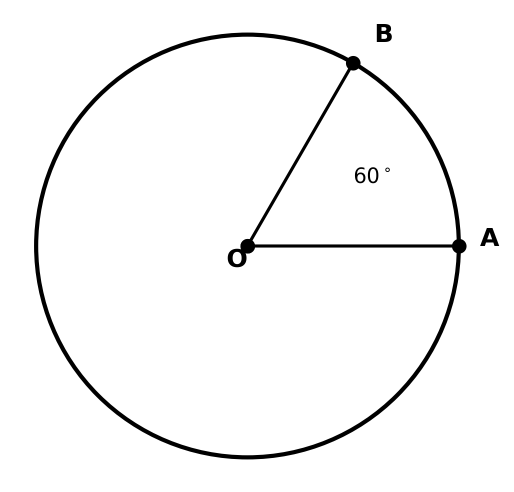
#> input picture sat_images/math_m1_q20_circle.png, 1028 x 984 px (shown at 1/2 size)
$ python -i image_utils.py   (imports and definitions only)
#> lines starting #> are read from the running program, lines starting #| are printed output that depends on the picture
import sys
from io import BytesIO
from PIL import Image
from django.core.files.uploadedfile import InMemoryUploadedFile

def compress_image(image_field, max_width=800, quality=80):
    """
    Compresses and resizes an image to WebP format.
    Args:
        image_field: The ImageField file object.
        max_width: Maximum width in pixels.
        quality: Compression quality (1-100).
    Returns:
        InMemoryUploadedFile: The compressed image file.
    """
#> called with image_field = '../sat_images/math_m1_q20_circle.png', max_width = 800, quality = 80
    if not image_field:
        return None

    # Open the image using Pillow
    img = Image.open(image_field)
#> img is the input picture: PIL image 1028x984 RGBA; mean R, G, B, A 247.1, 247.1, 247.1, 255

    # Convert to RGB (required for WebP/JPEG if original is RGBA/P)
    if img.mode in ('RGBA', 'P'):
        img = img.convert('RGB')
#> img: PIL image 1028x984 RGB

    # Resize if width > max_width
    if img.width > max_width:
        ratio = max_width / float(img.width)
#> ratio = 0.778
        new_height = int(float(img.height) * ratio)
#> new_height = 765
        img = img.resize((max_width, new_height), Image.Resampling.LANCZOS)
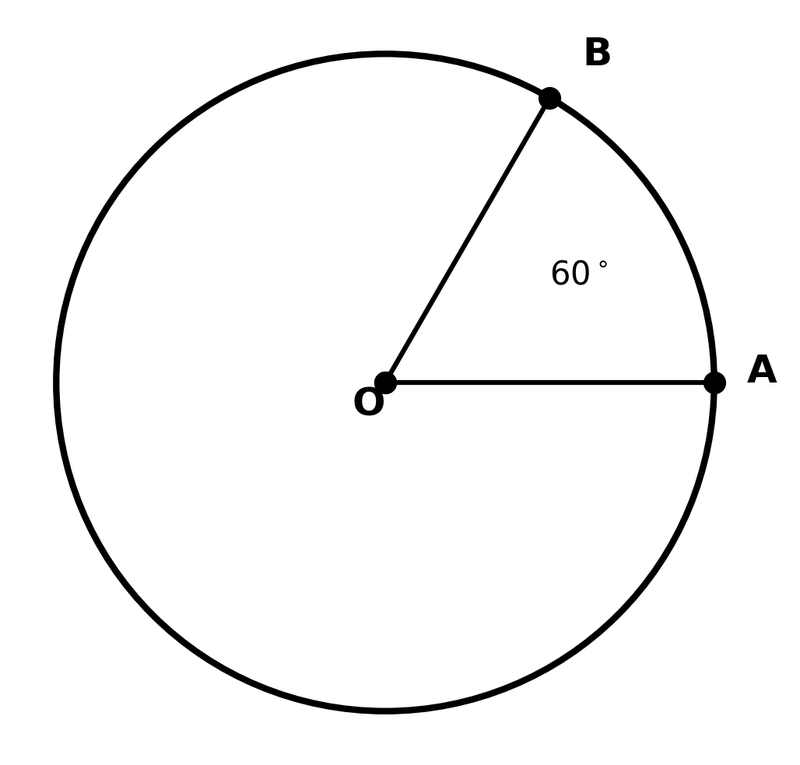
#> img: PIL image 800x765 RGB; min 0, max 255, mean 247.1

    # Save to BytesIO buffer
    output_io = BytesIO()
    img.save(output_io, format='WEBP', quality=quality, optimize=True)
    output_io.seek(0)

    # Create a new InMemoryUploadedFile
#> (the run stopped early here; a loop or call above may not have finished)

$ run again, on sat_images/math_m2_q16_geometry.png
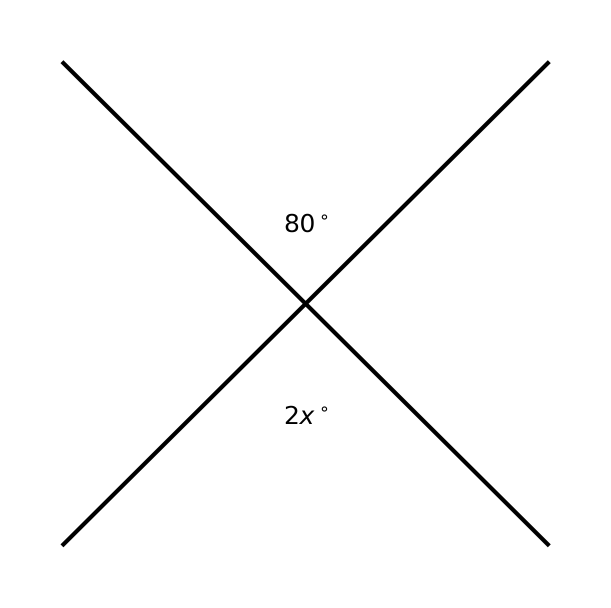
#> input picture sat_images/math_m2_q16_geometry.png, 1222 x 1215 px (shown at 1/2 size)
#> in compress_image, img is the input picture: PIL image 1222x1215 RGBA; mean R, G, B, A 250.8, 250.8, 250.8, 255
#> in compress_image, `img = img.resize((max_width, new_height), Image.Resampling.LANCZOS)`:
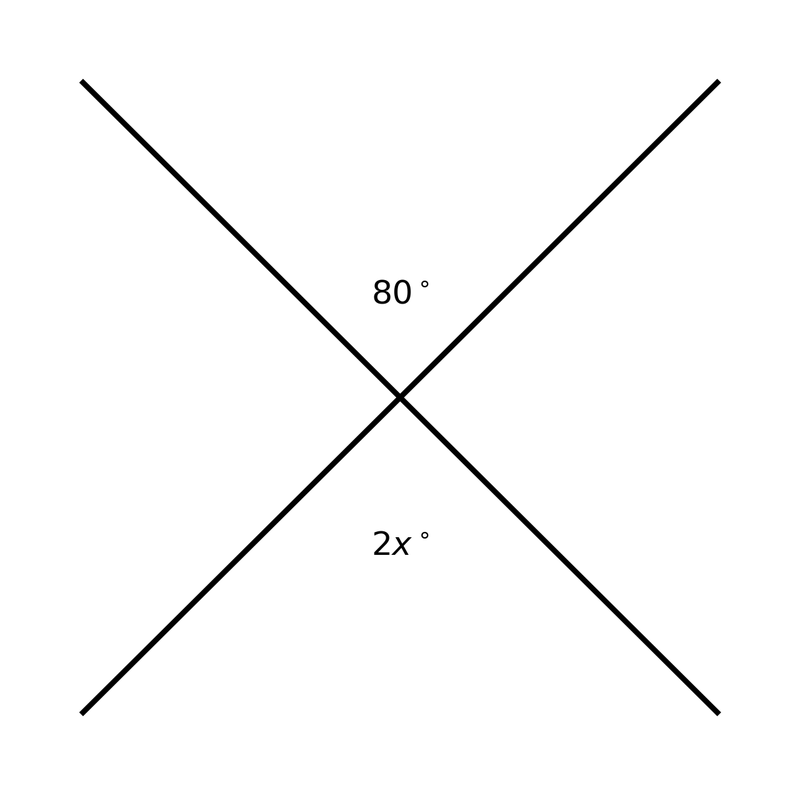
#> img: PIL image 800x795 RGB; min 0, max 255, mean 250.8

$ run again, on sat_images/math_m2_q1_population.png
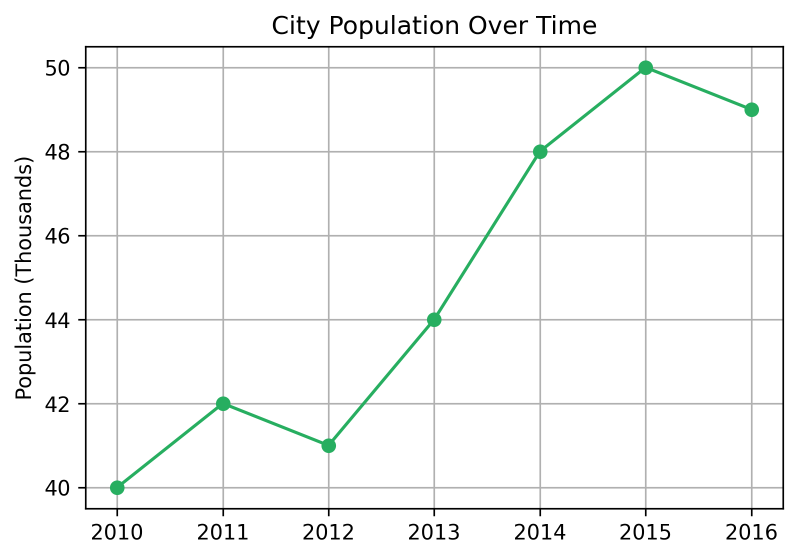
#> input picture sat_images/math_m2_q1_population.png, 1595 x 1118 px (shown at 1/2 size)
#> in compress_image, img is the input picture: PIL image 1595x1118 RGBA; mean R, G, B, A 245.9, 247, 246.4, 255
#> in compress_image, `img = img.resize((max_width, new_height), Image.Resampling.LANCZOS)`:
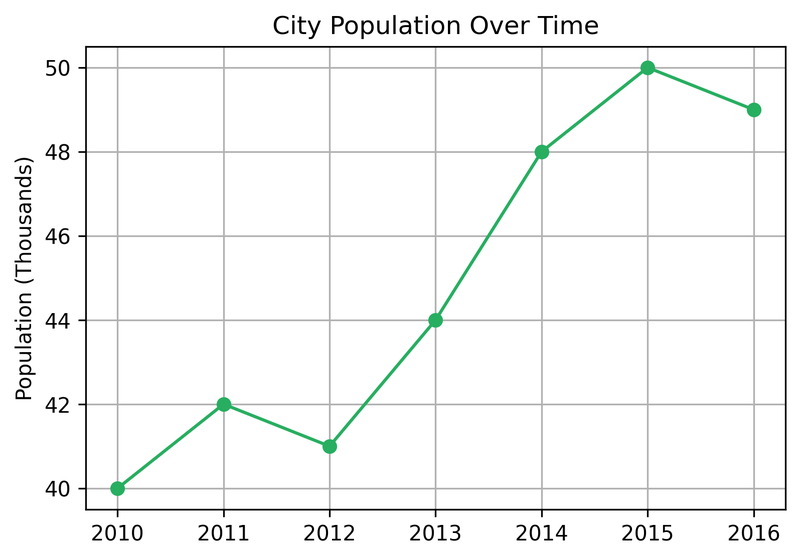
#> img: PIL image 800x560 RGB; mean R, G, B 245.7, 246.8, 246.2
